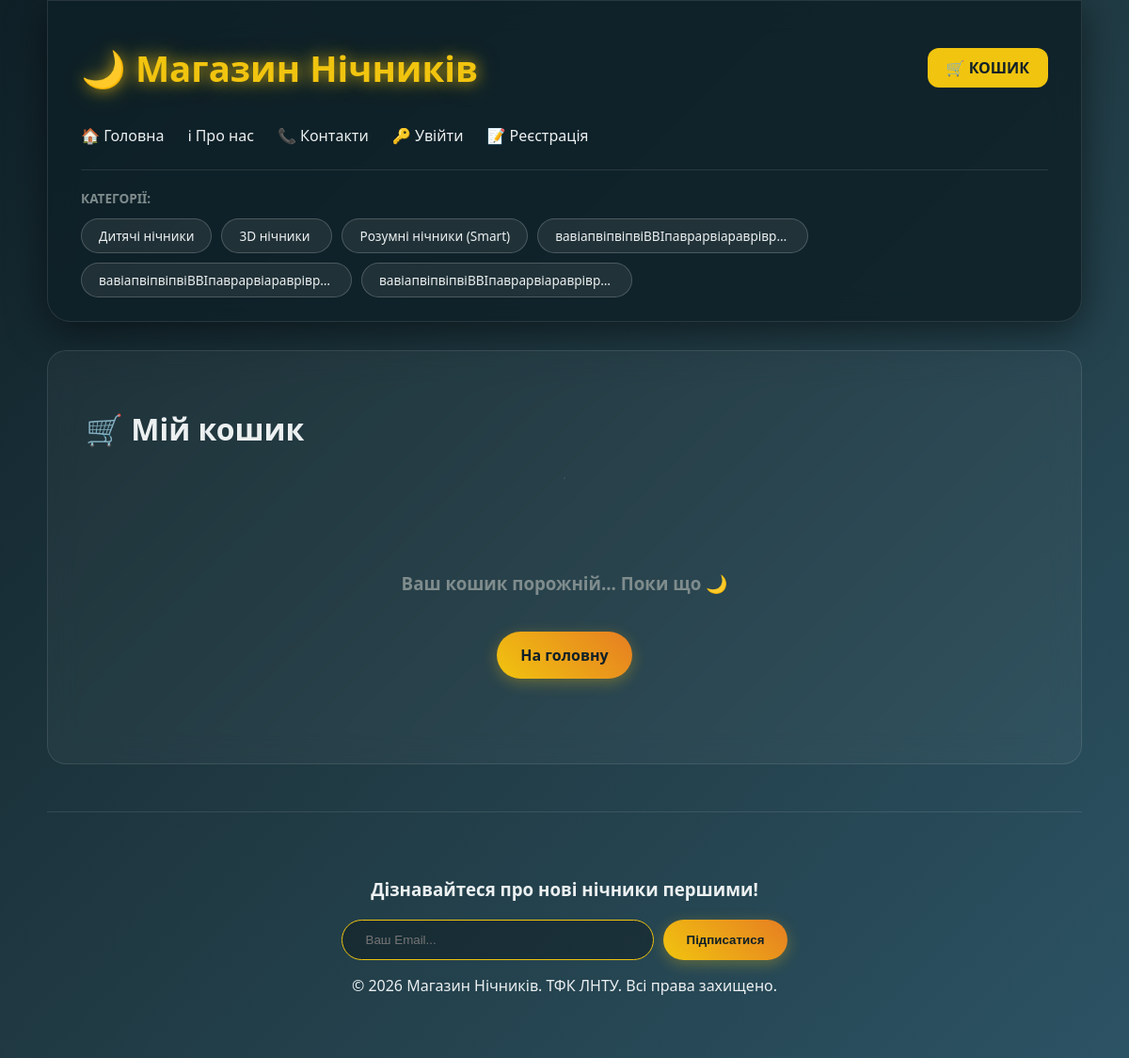
Page /cart/ on the committed database.
### mainapp/models.py (models this page shows, shortened)
class Category(models.Model):
    name = models.CharField(max_length=100, verbose_name="Назва категорії")
    created_at = models.DateTimeField(auto_now_add=True, verbose_name="Створено о")
    updated_at = models.DateTimeField(auto_now=True, verbose_name="Оновлено о")
    class Meta:
        verbose_name = "Категорія"
        verbose_name_plural = "Категорії"

### mainapp/views.py (the view)
# urls.py: path('cart/', views.cart_view, name='cart'),
def cart_view(request):
    categories = Category.objects.all()
    session_key = request.session.session_key
    order = Order.objects.filter(session_key=session_key, is_completed=False).first()
    return render(request, 'cart.html', {'order': order, 'categories': categories, 'title': 'Мій кошик'})

### mainapp/context_processors.py (called while the page is built)
def cart_total(request):
    total_quantity = 0
    if request.session.session_key:
        order = Order.objects.filter(session_key=request.session.session_key, is_completed=False).first()
        if order:
            total_quantity = sum(item.quantity for item in order.items.all())
    return {'cart_total_quantity': total_quantity}

def categories_processor(request):
    return {'categories': Category.objects.all()}

### templates/cart.html (shortened to what this page needs)
{% extends 'base.html' %}
{% block content %}
<div class="product-detail-container">
    <div class="product-detail-card">
        <h1 class="detail-title">🛒 Мій кошик</h1>
        <hr style="opacity: 0.1; margin-bottom: 30px;">
        {% if order and order.items.count > 0 %}
            <table style="width: 100%; border-collapse: collapse; color: #ecf0f1;">
                <thead>
                    <tr style="border-bottom: 2px solid rgba(255,255,255,0.1); text-align: left; font-weight: bold; color: #7f8c8d;">
                        <td style="padding: 15px;">Товар</td>
                        <td style="padding: 15px;">Ціна</td>
                        <td style="padding: 15px; text-align: center;">Кількість</td>
                        <td style="padding: 15px;">Сума</td>
                    </tr>
                </thead>
                <tbody>
                    {% for item in order.items.all %}
                        <tr style="border-bottom: 1px solid rgba(255,255,255,0.05);">
                            <td style="padding: 15px;">
                                <div class="cart-product-name" title="{{ item.product.name }}">
                                    {{ item.product.name }}
                                </div>
                            </td>
                            <td style="padding: 15px;">{{ item.product.price }} грн</td>
                            <td style="padding: 15px;">
                                <div style="display: flex; align-items: center; justify-content: center; gap: 10px;">
                                    <a href="{% url 'change_quantity' item.id 'minus' %}"
                                       style="background: rgba(255,255,255,0.1); padding: 5px 12px; border-radius: 5px; color: white; text-decoration: none;">-</a>
                                    <span style="font-weight: bold; font-size: 1.1em; min-width: 20px; text-align: center;">{{ item.quantity }}</span>
                                    <a href="{% url 'change_quantity' item.id 'plus' %}"
                                       style="background: #f1c40f; padding: 5px 12px; border-radius: 5px; color: #0f2027; font-weight: bold; text-decoration: none;">+</a>
                                </div>
                            </td>
                            <td style="padding: 15px; color: #f1c40f; font-weight: bold;">{{ item.get_total }} грн</td>
                        </tr>
                    {% endfor %}
                </tbody>
            </table>
            <div style="margin-top: 30px; text-align: right;">
                <h2 style="color: #f1c40f;">Загалом: {{ order.get_total_price }} грн</h2>
                {% if user.is_authenticated %}
                    <a href="{% url 'checkout' %}" class="cart-btn" style="display: inline-block; text-decoration: none;">📦 Оформити замовлення</a>
                {% else %}
                    <button type="button" class="cart-btn" onclick="openAuthModal()" style="cursor: pointer; border: none; font-family: inherit;">📦 Оформити замовлення</button>
                {% endif %}
            </div>
        {% else %}
            <div style="text-align: center; padding: 50px;">
                <h3 style="color: #7f8c8d;">Ваш кошик порожній... Поки що 🌙</h3>
                <a href="{% url 'home' %}" class="cart-btn" style="display: inline-block; margin-top: 20px; text-decoration: none;">На головну</a>
            </div>
        {% endif %}
    </div>
</div>
{% endblock %}

### templates/base.html (shortened to what this page needs)
{% load static %}
<!DOCTYPE html>
<html lang="uk">
<head>
    <link rel="stylesheet" href="{% static 'css/style.css' %}">
</head>
<body>
    <div class="container">
        <header>
            <div class="header-top">
                <h2><a href="{% url 'home' %}" class="logo-link">🌙 Магазин Нічників</a></h2>
                <div class="header-right">
                  <a href="{% url 'cart' %}" class="cart-link-btn">
    🛒 КОШИК
</a>
                </div>
            </div>
            <nav class="main-nav">
                <a href="{% url 'home' %}">🏠 Головна</a>
                <a href="{% url 'info' %}">ℹ Про нас</a>
                <a href="{% url 'contacts' %}">📞 Контакти</a>
                {% if user.is_authenticated %}
        <a href="{% url 'profile' %}" style="color: #f1c40f;">👤 Кабінет ({{ user.username }})</a>
        <form action="{% url 'logout' %}" method="post" style="display:inline;">
            {% csrf_token %}
            <button type="submit" style="background:none; border:none; color: white; cursor: pointer; font-family: inherit; font-size: 16px;">🚪 Вийти</button>
        </form>
    {% else %}
        <a href="{% url 'login' %}">🔑 Увійти</a>
        <a href="{% url 'register' %}">📝 Реєстрація</a>
    {% endif %}
            </nav>
            <div class="menu-categories">
                <span>Категорії:</span>
                <div class="categories-list">
                    {% for cat in categories %}
                        <a href="{% url 'category' cat.id %}" class="category-pill">{{ cat.name }}</a>
                    {% endfor %}
                </div>
            </div>
        </header>
        <main>
            {% block content %}{% endblock %}
        </main>
        <footer class="site-footer">
            <div class="newsletter-section">
                <h3>Дізнавайтеся про нові нічники першими!</h3>
                <form action="{% url 'subscribe_newsletter' %}" method="POST" class="newsletter-form">
                    <input type="email" name="email" placeholder="Ваш Email..." required>
                    <button type="submit" class="cart-btn">Підписатися</button>
                </form>
            </div>
            <div class="footer-bottom">
                <p>&copy; 2026 Магазин Нічників. ТФК ЛНТУ. Всі права захищено.</p>
            </div>
        </footer>
    </div>
</body>
</html>

### mainapp/static/css/style.css (style rules this page uses)
body { font-family: 'Segoe UI', Tahoma, Geneva, Verdana, sans-serif; margin: 0; padding: 0; background: linear-gradient(135deg, #0f2027, #203a43, #2c5364); color: #ecf0f1; min-height: 100vh; }
.container { max-width: 1100px; margin: 0 auto; padding: 0 20px; }
a { text-decoration: none; color: inherit; }
header { background: rgba(15, 32, 39, 0.85); backdrop-filter: blur(15px); padding: 25px 35px; border-radius: 0 0 25px 25px; border: 1px solid rgba(255, 255, 255, 0.1); box-shadow: 0 10px 40px rgba(0, 0, 0, 0.5); margin-bottom: 30px; }
.header-top { display: flex; justify-content: space-between; align-items: center; margin-bottom: 15px; }
.logo-link { color: #f1c40f !important; font-size: 1.6em; font-weight: bold; text-decoration: none; text-shadow: 0 0 15px rgba(241, 196, 15, 0.7), 0 0 30px rgba(241, 196, 15, 0.3); transition: 0.3s; }
.cart-link-btn { background: #f1c40f; color: #0f2027 !important; padding: 10px 20px; border-radius: 12px; font-weight: 800; display: flex; gap: 8px; align-items: center; }
.main-nav { display: flex; gap: 25px; margin-bottom: 10px; }
.menu-categories { margin-top: 10px; padding-top: 20px; border-top: 1px solid rgba(255, 255, 255, 0.1); display: flex; flex-wrap: wrap; gap: 10px; }
.menu-categories { margin-top: 25px; padding-top: 20px; border-top: 1px solid rgba(255, 255, 255, 0.1); display: flex; flex-wrap: wrap; gap: 12px; align-items: center; }
.menu-categories span { color: #7f8c8d; font-size: 0.8em; font-weight: bold; text-transform: uppercase; margin-right: 10px; }
.menu-categories a { background: rgba(255, 255, 255, 0.07); color: #ecf0f1; padding: 8px 18px; border-radius: 20px; border: 1px solid rgba(255, 255, 255, 0.2); text-decoration: none; font-size: 0.85em; display: inline-block; min-width: 80px; max-width: 250px; white-space: nowrap; overflow: hidden; text-overflow: ellipsis; transition: all 0.3s ease; }
.categories-list { display: flex; flex-wrap: wrap; gap: 10px; }
.category-pill { background: rgba(255, 255, 255, 0.07); color: #ecf0f1 !important; padding: 6px 15px; border-radius: 20px; border: 1px solid rgba(255, 255, 255, 0.2); font-size: 0.82em; transition: 0.3s; display: inline-block; max-width: 140px; white-space: nowrap; overflow: hidden; text-overflow: ellipsis; vertical-align: middle; }
.menu-categories span { color: #7f8c8d; font-size: 0.85em; font-weight: bold; text-transform: uppercase; flex-shrink: 0; }
.site-footer { margin-top: 50px; border-top: 1px solid rgba(255,255,255,0.1); padding: 50px 0; text-align: center; }
.newsletter-form { display: flex; gap: 10px; justify-content: center; margin-top: 20px; }
.newsletter-form input { padding: 12px 25px; border-radius: 30px; border: 1px solid #f1c40f; background: rgba(0,0,0,0.3); color: white; width: 280px; outline: none; }
.cart-btn { background: linear-gradient(45deg, #f1c40f, #e67e22); color: #0f2027; border: none; padding: 12px 30px; font-weight: bold; border-radius: 30px; cursor: pointer; }
.product-detail-card { background: rgba(255, 255, 255, 0.04); backdrop-filter: blur(15px); border: 1px solid rgba(255, 255, 255, 0.1); border-radius: 20px; padding: 40px; margin-bottom: 40px; display: flex; flex-direction: column; }
.detail-title, .detail-description p { word-wrap: break-word; overflow-wrap: anywhere; white-space: normal; }
.cart-btn { display: inline-flex; align-items: center; background: linear-gradient(45deg, #f1c40f, #e67e22); color: #0f2027 !important; padding: 14px 25px; border-radius: 30px; font-weight: bold; box-shadow: 0 4px 15px rgba(241, 196, 15, 0.3); white-space: nowrap; }

### rows in the picture
Category: name "Дитячі нічники"
Category: name "3D нічники"
Category: name "Розумні нічники (Smart)"
Category: name "вавіапвіпвіпвіВВІпаврарвіараврівр…"
Category: name "вавіапвіпвіпвіВВІпаврарвіараврівр…"
Category: name "вавіапвіпвіпвіВВІпаврарвіараврівр…"
